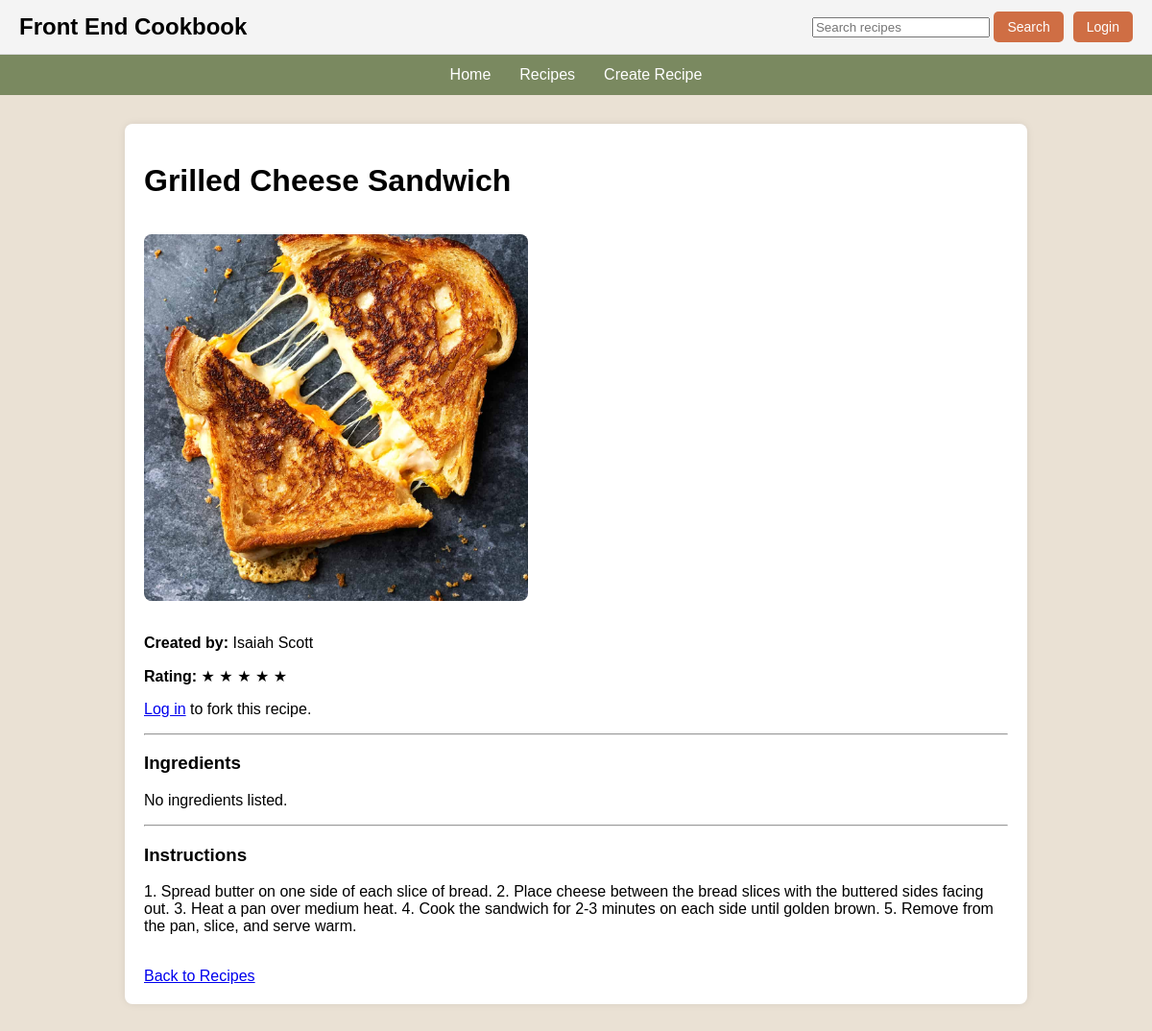
/recipe/3, run on the app's committed database.
### app/models.py (models this page shows, shortened)
class Recipe(db.Model):
    __tablename__ = "recipes"
    id = db.Column(db.Integer, primary_key=True)
    title = db.Column(db.String(100), nullable=False)
    ingredients = db.Column(db.Text, nullable=False)
    instructions = db.Column(db.Text, nullable=False)
    image_filename = db.Column(db.String(255), nullable=True)
    rating = db.Column(db.Integer, default=0)
    user_id = db.Column(db.Integer, db.ForeignKey("users.id"), nullable=True)
    forked_from_id = db.Column(db.Integer, db.ForeignKey("recipes.id"), nullable=True)

class User(db.Model):
    __tablename__ = "users"
    id = db.Column(db.Integer, primary_key=True)
    first_name = db.Column(db.String(50), nullable=False)
    last_name = db.Column(db.String(50), nullable=False)
    email = db.Column(db.String(120), unique=True, nullable=False)
    password_hash = db.Column(db.String(255), nullable=False)
    recipes = db.relationship("Recipe", backref="author", lazy=True)

### app/routes.py (the view)
@app.route("/recipe/<int:recipe_id>")
def view_recipe(recipe_id):
    recipe = Recipe.query.get_or_404(recipe_id)
    return render_template("view_recipe.html", recipe=recipe)

### app/templates/view_recipe.html (shortened to what this page needs)
{% extends "base.html" %}
{% block content %}
<h1>{{ recipe.title }}</h1>
{% if recipe.image_filename %}
    <img
        src="{{ url_for('static', filename='uploads/' + recipe.image_filename) }}"
        alt="{{ recipe.title }}"
        style="max-width: 400px; border-radius: 8px; margin: 15px 0;"
    >
{% endif %}
{% if recipe.author %}
    <p>
        <strong>Created by:</strong>
        {{ recipe.author.first_name }} {{ recipe.author.last_name }}
    </p>
{% endif %}
<p>
    <strong>Rating:</strong>
    {% if recipe.rating and recipe.rating > 0 %}
        {% for i in range(recipe.rating) %}
            ★
        {% endfor %}
    {% else %}
        No rating yet
    {% endif %}
</p>
{% if session.get("user_id") %}
    <form action="{{ url_for('fork_recipe', recipe_id=recipe.id) }}" method="POST">
        <button type="submit" class="main-button">
            Fork Recipe
        </button>
    </form>
{% else %}
    <p>
        <a href="{{ url_for('login') }}">Log in</a> to fork this recipe.
    </p>
{% endif %}
<hr>
<h3>Ingredients</h3>
{% if recipe.formatted_ingredients %}
    <ul>
        {% for ing in recipe.formatted_ingredients %}
            <li>{{ ing.quantity }} {{ ing.unit }} {{ ing.name }}</li>
        {% endfor %}
    </ul>
{% else %}
    <p>No ingredients listed.</p>
{% endif %}
<hr>
<h3>Instructions</h3>
<p>{{ recipe.instructions }}</p>
<br>
<a href="{{ url_for('recipes') }}">Back to Recipes</a>
{% endblock %}

### app/templates/base.html (style rules this page uses)
body { margin: 0; font-family: Arial, sans-serif; background-color: #EAE1D4; }

### data on the page
Recipe: title "Grilled Cheese Sandwich", image_filename (picture), rating 5 (drawn), instructions "1. Spread butter on one side of each slice of bread. 2. Place cheese between the bread slices with the buttered sides facing out. 3. Heat a pan over medium heat. 4. Cook the sandwich for 2-3 minutes on each side until golden brown. 5. Remove from the pan, slice, and serve warm."
User: author.first_name "Isaiah", author.last_name "Scott"
